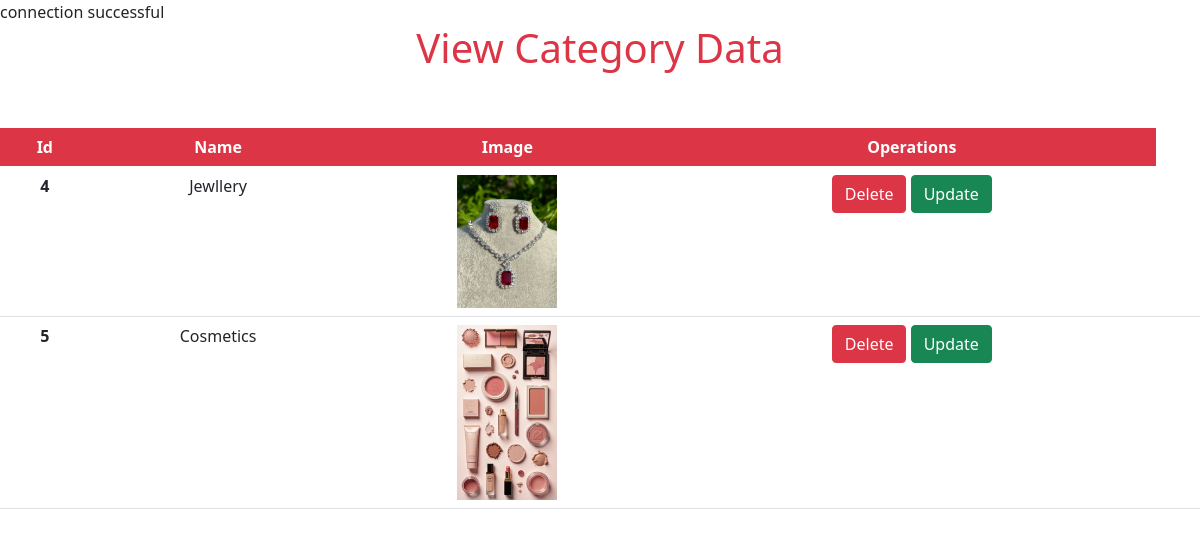
Screenshot of /adminpanel/viewcategory.php with the database file from the repository.
### tables this page shows
CREATE TABLE `category` (
  `cat_id` int(11) NOT NULL,
  `cat_name` varchar(255) DEFAULT NULL,
  `cat_image` varchar(255) DEFAULT NULL
);

### adminpanel/viewcategory.php (the view, shortened to what this page needs)
<?php
include_once("../connection.php");
?>
<!doctype html>
<html lang="en">
<head>
    <link href="https://cdn.jsdelivr.net/npm/bootstrap@5.0.2/dist/css/bootstrap.min.css" rel="stylesheet"
>
    <link href="https://cdn.jsdelivr.net/npm/bootstrap@5.0.2/dist/css/bootstrap.min.css" rel="stylesheet"
>
</head>
<body>
    <h1 class="bg bg-transparent text-center text-danger">View Category Data</h1>
    <table class="table">
        <thead class="bg-danger">
            <tr>
                <th scope="col" class="text-center text-white">Id</th>
                <th scope="col" class="text-center text-white">Name</th>
                <th scope="col" class="text-center text-white">Image</th>
                <th scope="col" class="text-center text-white">Operations</th>
            </tr>
        </thead>
        <tbody>
            <?php
     $showQuery = mysqli_query($connection, "SELECT * FROM category");
     foreach($showQuery as $data){
        ?>
            <tr class="text-center">
                <th scope="row"><?php echo $data['cat_id']?></th>
                <td><?php echo $data['cat_name']?></td>
                <td><img src="../images/<?php echo $data['cat_image']?>" alt="Not Found" width="100px"></td>
                <br>
                <td>
                    <button type="button" class="btn btn-danger" data-bs-toggle="modal"
                        data-bs-target="#delete<?php echo $data['cat_id'] ?>">
                        Delete
                    </button>
                    <button type="button" class="btn btn-success" data-bs-toggle="modal"
                        data-bs-target="#update<?php echo $data['cat_id'] ?>">
                        Update
                    </button>
                </td>
                <td>
                </td>
            </tr>
            <?php
     }
     ?>
        </tbody>
    </table>
</body>
</html>

### rows the page displays
category: cat_id "4", cat_name "Jewllery", cat_image (picture)
category: cat_id "5", cat_name "Cosmetics", cat_image (picture)
